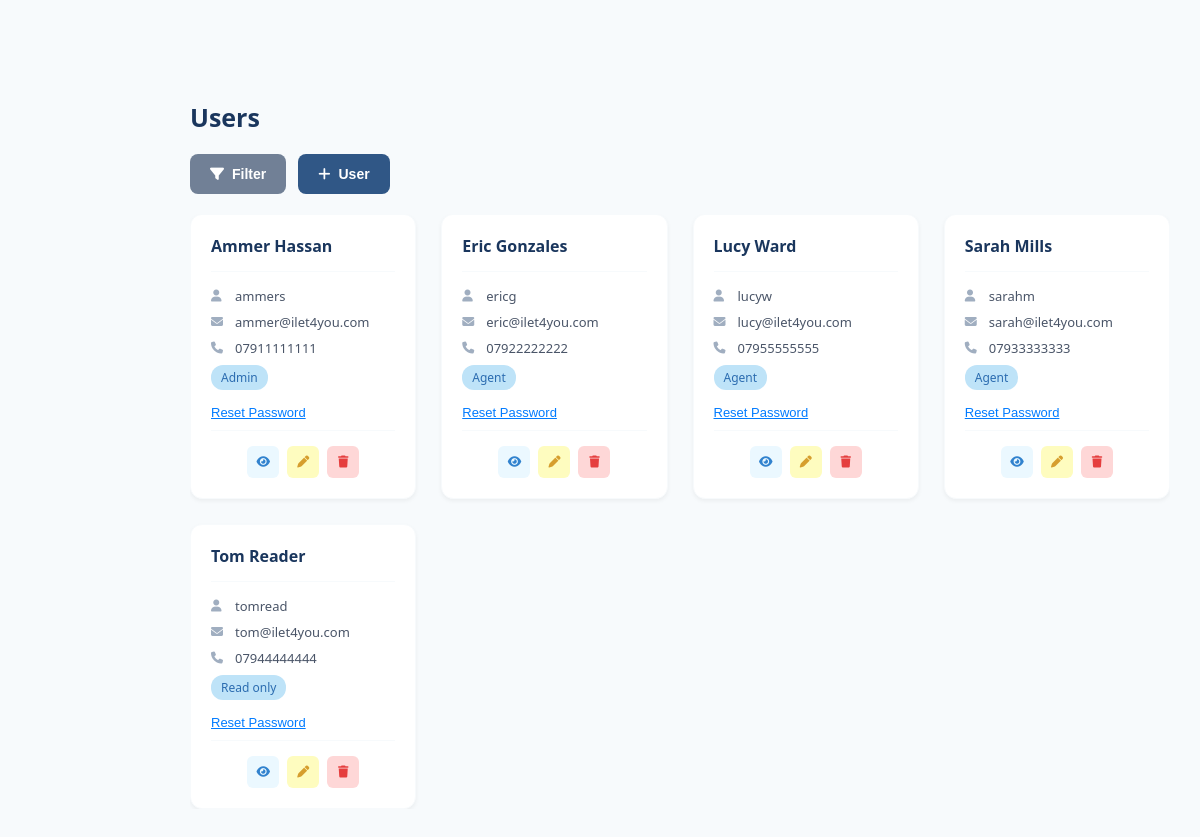
The page /users.php (signed in) on the database as committed earlier.
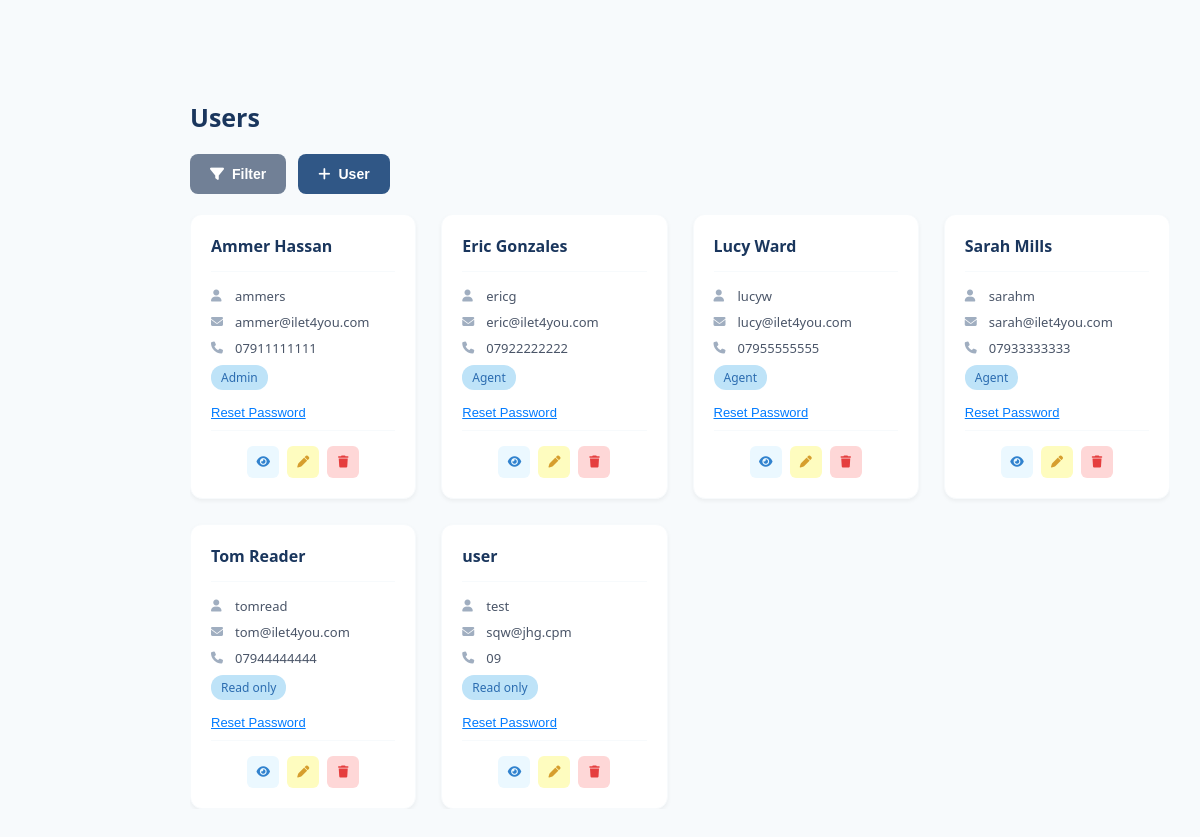
The same page on the database as committed later.
### tables this page shows
CREATE TABLE users (
    user_id INTEGER PRIMARY KEY AUTOINCREMENT,
    username TEXT NOT NULL,
    name TEXT NOT NULL,
    phone TEXT NOT NULL,
    email TEXT NOT NULL,
    password TEXT NOT NULL,
    password_reset_date TEXT NOT NULL,
    id_number TEXT NOT NULL,
    id_expiry_date TEXT NOT NULL,
    role TEXT NOT NULL CHECK (role IN ('admin','agent','read_only')),
    archived INTEGER NOT NULL CHECK (archived IN (0,1)),
    date_archived TEXT
);

### users.php (the view, shortened to what this page needs)
<?php
$dbPath = __DIR__ . '/database.db';
try {
    $pdo = new PDO('sqlite:' . $dbPath);
    $pdo->setAttribute(PDO::ATTR_ERRMODE, PDO::ERRMODE_EXCEPTION);
} catch (PDOException $e) {
    die('DB connection failed: ' . $e->getMessage());
}
$stmt = $pdo->query("
    SELECT
        user_id,
        username,
        name,
        email,
        phone,
        role
    FROM users
    WHERE archived = 0
    ORDER BY name
");
$users = $stmt->fetchAll(PDO::FETCH_ASSOC);
?>
<!DOCTYPE html>
<html lang="en">
<head>
    <link rel="stylesheet" href="https://cdnjs.cloudflare.com/ajax/libs/font-awesome/6.5.1/css/all.min.css">
    <link rel="stylesheet" href="style.css">
    <link rel="stylesheet" href="tables.css">
</head>
<body onload="CallNavbar(); loadModals();">
    <main class="main-content">
        <h1 class="page-title">Users</h1>
        <div class="main-container">
            <div class="controls-row">
                <button class="btn-filter-toggle" id="filterToggle" onclick="toggleFilter()">
                    <i class="fa-solid fa-filter"></i> Filter
                </button>
                <button class="btn-add blue" onclick="openAddUserModal()">
                    <i class="fa-solid fa-plus"></i> User
                </button>
            </div>
            <div class="cards-container">
                <div class="cards-grid" id="usersGrid">
<?php foreach ($users as $user):
    $roleDisplay = ucfirst(str_replace('_', ' ', $user['role']));
?>
                    <div class="card" data-name="<?= strtolower($user['name']) ?>" data-role="<?= htmlspecialchars($user['role']) ?>">
                        <div class="card-header">
                            <div class="card-name"><?= htmlspecialchars($user['name']) ?></div>
                        </div>
                        <div class="card-body">
                            <div class="card-detail">
                                <i class="fa-solid fa-user"></i>
                                <span><?= htmlspecialchars($user['username']) ?></span>
                            </div>
                            <div class="card-detail">
                                <i class="fa-solid fa-envelope"></i>
                                <span><?= htmlspecialchars($user['email']) ?></span>
                            </div>
                            <div class="card-detail">
                                <i class="fa-solid fa-phone"></i>
                                <span><?= htmlspecialchars($user['phone']) ?></span>
                            </div>
                            <span class="blue-badge"><?= htmlspecialchars($roleDisplay) ?></span>
                            <form method="POST" style="display:inline;">
                                <button type="submit" class="reset-password-link" style="border:none;background:none;color:#007bff;cursor:pointer;text-decoration:underline;"
                                    onclick="return confirm('Reset password for <?= htmlspecialchars($user['name']) ?>?')">
                                    Reset Password
                                </button>
                            </form>
                        </div>
                        <div class="action-buttons">
                            <button class="action-btn action-btn-view" title="View" onclick="viewUser(this)">
                                <i class="fa-solid fa-eye"></i>
                            </button>
                            <?php if (in_array($_SESSION['role'], ['admin', 'agent'])): ?>
                            <button class="action-btn action-btn-edit" title="Edit" onclick="editUser(this)">
                                <i class="fa-solid fa-pen"></i>
                            </button>
                            <?php endif; ?>
                            <?php if ($_SESSION['role'] === 'admin'): ?>
                            <form method="POST" style="display:inline;">
                                <button type="submit" class="action-btn action-btn-delete" title="Archive"
                                    onclick="return confirm('Archive this user?\n<?= htmlspecialchars($user['name']) ?>')">
                                    <i class="fa-solid fa-trash"></i>
                                </button>
                            </form>
                            <?php endif; ?>
                        </div>
                    </div>
<?php endforeach; ?>
                </div>
            </div>
        </div>
    </main>
</body>
</html>

### style.css (style rules this page uses)
body { font-family: 'Segoe UI', Tahoma, Geneva, Verdana, sans-serif; background: #f7fafc; color: #2d3748; min-height: 100vh; }
* { margin: 0; padding: 0; box-sizing: border-box; cursor: default; }
.main-content { margin-top: 70px; margin-left: 160px; padding: 30px; min-height: calc(100vh - 70px); max-width: calc(100vw - 160px); overflow-x: hidden; }
.page-title { font-size: 25px; font-weight: 700; color: #1a365d; margin-bottom: 20px; }

### tables.css (style rules this page uses)
.main-container { width: 100%; max-width: 100%; margin: 0 auto; }
.controls-row { display: flex; align-items: center; gap: 12px; margin-bottom: 20px; flex-wrap: wrap; }
.btn-filter-toggle { background: #718096; color: #ffffff; border: none; padding: 12px 20px; border-radius: 8px; font-size: 14px; font-weight: 600; cursor: pointer; transition: all 0.3s ease; display: flex; align-items: center; gap: 8px; white-space: nowrap; }
.btn-add { padding: 12px 20px; border-radius: 8px; font-size: 14px; font-weight: 600; cursor: pointer; transition: all 0.3s ease; display: flex; align-items: center; gap: 8px; border: none; white-space: nowrap; }
.btn-add.blue { background: #305786; color: #ffffff; }
.action-buttons { display: flex; gap: 8px; justify-content: center; }
.action-btn { width: 32px; height: 32px; border: none; border-radius: 6px; cursor: pointer; display: flex; align-items: center; justify-content: center; transition: all 0.2s ease; font-size: 12px; position: relative; z-index: 1; }
.action-btn-view { background: #ebf8ff; color: #3182ce; }
.action-btn-edit { background: #fefcbf; color: #d69e2e; }
.action-btn-delete { background: #fed7d7; color: #e53e3e; }
@media (max-width: 1200px) { .controls-row { flex-wrap: wrap; } }
.cards-container { overflow: hidden; padding: 0px; }
.cards-grid { display: grid; grid-template-columns: repeat(4, 1fr); gap: 25px; }
.card { background: #ffffff; border-radius: 12px; box-shadow: 0 2px 4px rgba(0, 0, 0, 0.05); padding: 20px; transition: all 0.2s ease; border: 1px solid #f7fafc; height: 100%; display: flex; flex-direction: column; }
.card-header { margin-bottom: 15px; border-bottom: 1px solid #f7fafc; padding-bottom: 12px; }
.card-name { font-size: 16px; font-weight: 600; color: #1a365d; margin-bottom: 2px; }
.card-body { flex: 1; margin-bottom: auto; }
.card-detail { display: flex; align-items: center; gap: 8px; font-size: 13px; color: #4a5568; margin-bottom: 8px; }
.card-detail i { color: #a0aec0; width: 16px; font-size: 12px; }
.blue-badge { background: #bee3f8; color: #2b6cb0; padding: 4px 10px; border-radius: 12px; font-size: 12px; font-weight: 500; margin-bottom: 15px; display: inline-block; }
.card .action-buttons { margin-top: auto; padding-top: 15px; border-top: 1px solid #f7fafc; }
.reset-password-link { color: #3182ce; font-size: 13px; text-decoration: underline; cursor: pointer; display: block; text-align: center; margin-bottom: 10px; transition: color 0.2s ease; }

Rows that differ between the two databases and show on the page:
added users: name "user", username "test", email "sqw@jhg.cpm", phone "09", role "Read only"
